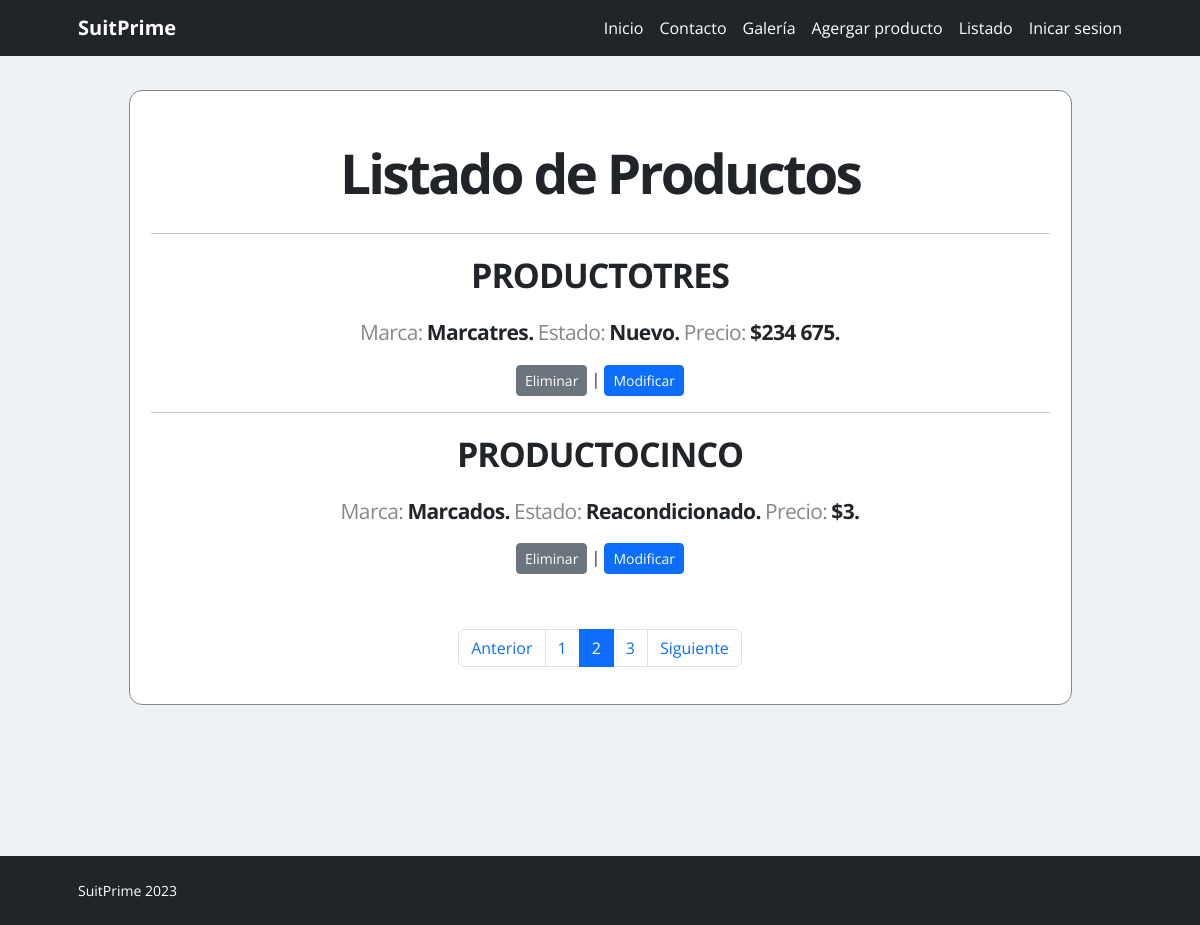
Before: /Listar-producto/?page=2 with the older database file.
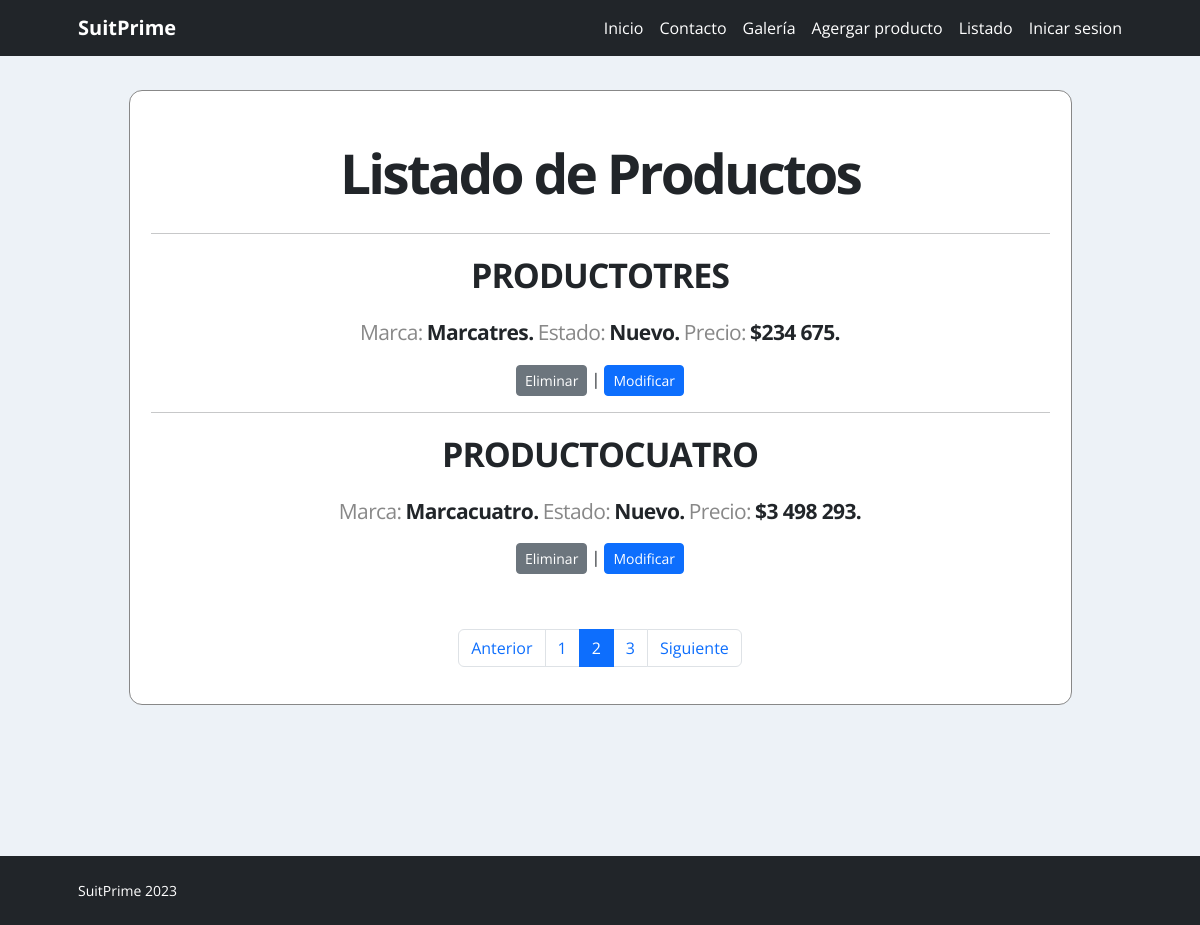
After: the same page with the newer database file.
### app/models.py (models this page shows, shortened)
class Producto(models.Model):
    nombre = models.CharField(max_length=50)
    precio = models.IntegerField()
    descripcion = models.TextField()
    nuevo = models.BooleanField()
    marca = models.ForeignKey(Marca, on_delete=models.PROTECT)
    fecha_fabricacion = models.DateField(null=True)
    imagen = models.ImageField(upload_to="productos", null=True)

class Marca(models.Model):
    nombre = models.CharField(max_length=50)
    def __str__(self):
        return self.nombre

### app/views.py (the view)
# urls.py: path('Listar-producto/', Listar_producto, name="Listar_producto"),
def Listar_producto(request):
    productos = Producto.objects.all()
    page = request.GET.get('page', 1)
    try:
        paginator = Paginator(productos, 2)
        productos = paginator. page(page)
    except:
        raise Http404
    data = {
        'entity' : productos,
        'paginator' : paginator
    }
    return render(request,'app/producto/listar.html', data)

### app/templates/app/producto/listar.html (shortened to what this page needs)
{% extends 'app/base.html' %}
{% block contenido %}
{% load humanize %}
<div style="padding: 34px;">
<div id="productoslista">
<h2>Listado de Productos</h2>
{% for p in entity %}
<hr/>
<div>
<dl class="prodNombre">
<dd><p>{{ p.nombre | title }}</p></dd>
</dl>
<dl>
<dt><h3>Marca:</h3></dt>
<dd><p>{{ p.marca | title }}.</p></dd>
<dt><h3>Estado:</h3></dt>
<dd><p>{% if p.nuevo %}Nuevo{% else %}Reacondicionado{% endif %}.</p></dd>
<dt><h3>Precio:</h3></dt>
<dd><p>${{ p.precio | intcomma }}.</p></dd>
</dl>
<p><a href="#" onclick="eliminarProducto( {{ p.id }} )" class="btn btn-secondary btn-sm">Eliminar</a> | <a href="{% url 'Modificar_producto' p.id %}" class="btn btn-primary btn-sm">Modificar</a></p>
</div>
{% endfor %}
<div style="margin: 55px 0 0 0;">
{% include 'app/paginator.html' %}
</div>
</div>
</div>
{% endblock %}

Changed rows visible on the page:
removed Producto: nombre "PRODUCTOCINCO", marca "Marcados", nuevo "Reacondicionado", precio "3"
added Producto: nombre "PRODUCTOCUATRO", marca "Marcacuatro", nuevo "Nuevo", precio "3 498 293"
